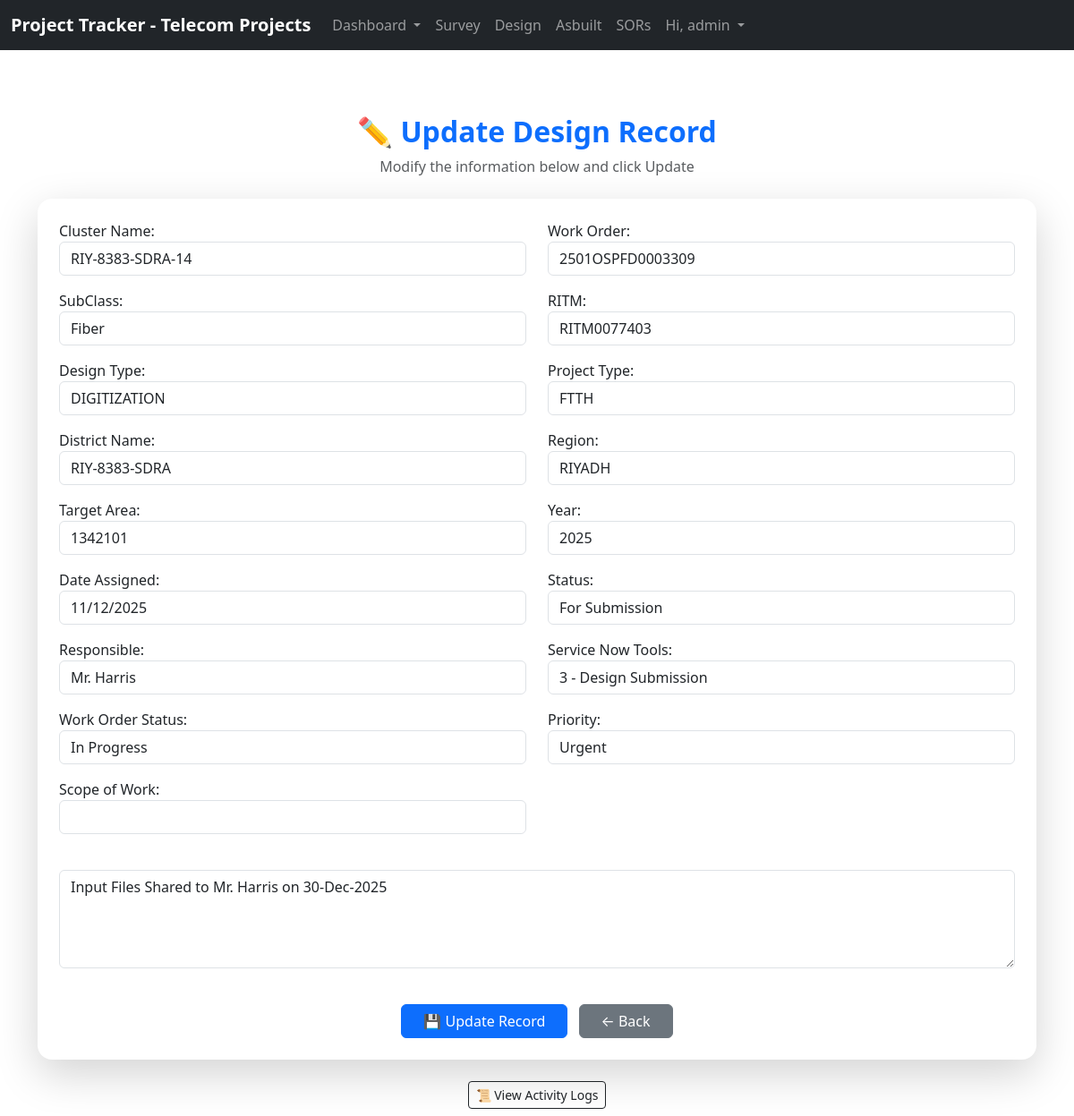
/update_design_record/1797 (signed in), run on the app's committed database.
### website/models.py (models this page shows, shortened)
class design(models.Model):
    district_name = models.CharField(max_length=200, blank=True)
    cluster_name = models.CharField(max_length=200, blank=True)
    work_order = models.CharField(max_length=16)
    scope_work = models.CharField(max_length=100, blank=True)
    subclass = models.CharField(max_length=50)
    project_type = models.CharField(max_length=20)
    year = models.IntegerField()
    RITM = models.CharField(max_length=11)
    region = models.CharField(max_length=20)
    target_area = models.IntegerField(blank=True)
    date_assigned = models.DateField()
    design_type = models.CharField(max_length=50, blank=True)
    status = models.CharField(max_length=50, blank=True)
    tools = models.CharField(max_length=50)
    wo_status = models.CharField(max_length=50)
    responsible = models.CharField(max_length=100)
    priority = models.CharField(max_length=20)
    remarks = models.TextField(blank=True)
    updated_at = models.DateTimeField(auto_now=True)
    updated_by = models.ForeignKey(
        User, on_delete=models.SET_NULL, null=True, blank=True
    )

### website/views.py (the view, shortened to what this page needs)
# urls.py: path('update_design_record/<int:pk>', views.update_design_record,
def update_design_record(request, pk):
    if not request.user.is_authenticated:
        messages.error(request, "You must be logged in to do that.")
        return redirect('home')
    current_record = get_object_or_404(design, id=pk)
    fields_to_check = ['responsible', 'status',
                       'tools', 'wo_status', 'priority', 'remarks']
    old_data = {}
    for field in fields_to_check:
        value = getattr(current_record, field)
        if field == 'responsible':
            try:
                old_data[field] = value.username if value else 'N/A'
            except AttributeError:
                old_data[field] = str(value) if value else 'N/A'
        elif field == 'remarks':
            old_data[field] = str(value).strip() if value else ''
        else:
            old_data[field] = str(value)
    form = AddDesignForm(request.POST or None,
                         instance=current_record, is_update=True)
    logs = ActivityLog.objects.filter(
        content_type=ContentType.objects.get_for_model(design),
        object_id=current_record.id
    ).order_by('-timestamp')
    return render(request, 'update_design_record.html', {
        'form': form,
        'design_record': current_record,
        'logs': logs
    })

### website/templates/update_design_record.html (shortened to what this page needs)
{% extends 'base.html' %}
{% load tz %}
{% block content %}
<div class="container mt-5">
    <div class="text-center mb-4">
        <h2 class="fw-bold text-primary">✏ Update Design Record</h2>
        <p class="text-muted">Modify the information below and click Update</p>
    </div>
    <div class="card shadow-lg rounded-4 border-0">
        <div class="card-body p-4">
            <form method="POST" action="">
                <div class="row">
                    <div class="col-md-6 mb-3">
                        {{ form.cluster_name.label_tag }} {{ form.cluster_name }}
                    </div>
                    <div class="col-md-6 mb-3">
                        {{ form.work_order.label_tag }} {{ form.work_order }}
                    </div>
                    <div class="col-md-6 mb-3">
                        {{ form.subclass.label_tag }} {{ form.subclass }}
                    </div>
                    <div class="col-md-6 mb-3">
                        {{ form.RITM.label_tag }} {{ form.RITM }}
                    </div>
                    <div class="col-md-6 mb-3">
                        {{ form.design_type.label_tag }} {{ form.design_type }}
                    </div>
                    <div class="col-md-6 mb-3">
                        {{ form.project_type.label_tag }} {{ form.project_type }}
                    </div>
                    <div class="col-md-6 mb-3">
                        {{ form.district_name.label_tag }} {{ form.district_name }}
                    </div>
                    <div class="col-md-6 mb-3">
                        {{ form.region.label_tag }} {{ form.region }}
                    </div>
                    <div class="col-md-6 mb-3">
                        {{ form.target_area.label_tag }} {{ form.target_area }}
                    </div>
                    <div class="col-md-6 mb-3">
                        {{ form.year.label_tag }} {{ form.year }}
                    </div>
                    <div class="col-md-6 mb-3">
                        {{ form.date_assigned.label_tag }} {{ form.date_assigned }}
                    </div>
                    <div class="col-md-6 mb-3">
                        {{ form.status.label_tag }} {{ form.status }}
                    </div>
                    <div class="col-md-6 mb-3">
                        {{ form.responsible.label_tag }} {{ form.responsible }}
                    </div>
                    <div class="col-md-6 mb-3">
                        {{ form.tools.label_tag }} {{ form.tools }}
                    </div>
                    <div class="col-md-6 mb-3">
                        {{ form.wo_status.label_tag }} {{ form.wo_status }}
                    </div>
                    <div class="col-md-6 mb-3">
                        {{ form.priority.label_tag }} {{ form.priority }}
                    </div>
                    <div class="col-md-6 mb-3">
                        {{ form.scope_work.label_tag }} {{ form.scope_work }}
                    </div>
                    <div class="col-md-12 mb-3">
                        {{ form.remarks }}
                    </div>
                </div>
                <div class="text-center mt-4">
                    <button type="submit" class="btn btn-primary px-4 me-2">
                        💾 Update Record
                    </button>
                    <a href="{% url 'design_detail' design_record.id %}" class="btn btn-secondary px-4">
                        ← Back
                    </a>
                </div>
            </form>
        </div>
    </div>
    <div class="mt-4 text-center">
        <button class="btn btn-outline-dark btn-sm mb-2" type="button" data-bs-toggle="collapse"
            data-bs-target="#activityLogs" aria-expanded="false" aria-controls="activityLogs">
            📜 View Activity Logs
        </button>
    </div>
</div>
{% endblock %}

### website/templates/navbar.html (shortened to what this page needs)
<nav class="navbar navbar-expand-lg navbar-dark bg-dark">
    <div class="container-fluid">
        <a class="navbar-brand" href="{% url 'home' %}"><strong>Project Tracker - Telecom Projects</strong></a>
        {% if user.is_authenticated %}
        <div class="collapse navbar-collapse" id="navbarSupportedContent">
            <ul class="navbar-nav me-auto mb-4 mb-lg-0">
                <li class="nav-item dropdown">
                    <a class="nav-link dropdown-toggle" href="#" role="button" data-bs-toggle="dropdown"
                        aria-expanded="false">
                        Dashboard
                    </a>
                </li>
                <li class="nav-item">
                    <a class="nav-link" href="{% url 'survey' %}">Survey</a>
                </li>
                <li class="nav-item">
                    <a class="nav-link" href="{% url 'design' %}">Design</a>
                </li>
                <li class="nav-item">
                    <a class="nav-link" href="#">Asbuilt</a>
                </li>
                <li class="nav-item">
                    <a class="nav-link" href="{% url 'sor' %}">SORs</a>
                </li>
                <li class="nav-item dropdown">
                    <a class="nav-link dropdown-toggle" href="#" role="button" data-bs-toggle="dropdown"
                        aria-expanded="false">
                        Hi, {{ user.username }}
                    </a>
                </li>
            </ul>
        </div>
        {% endif %}
    </div>
</nav>

### data on the page
design: cluster_name "RIY-8383-SDRA-14", work_order "2501OSPFD0003309", subclass "Fiber", RITM "RITM0077403", design_type "DIGITIZATION", project_type "FTTH", district_name "RIY-8383-SDRA", region "RIYADH", target_area "1342101", year "2025", date_assigned "11/12/2025", status "For Submission", responsible "Mr. Harris", tools "3 - Design Submission", wo_status "In Progress", priority "Urgent", remarks "Input Files Shared to Mr. Harris on 30-Dec-2025"

### other printed values
{{ user.username }} "admin"
